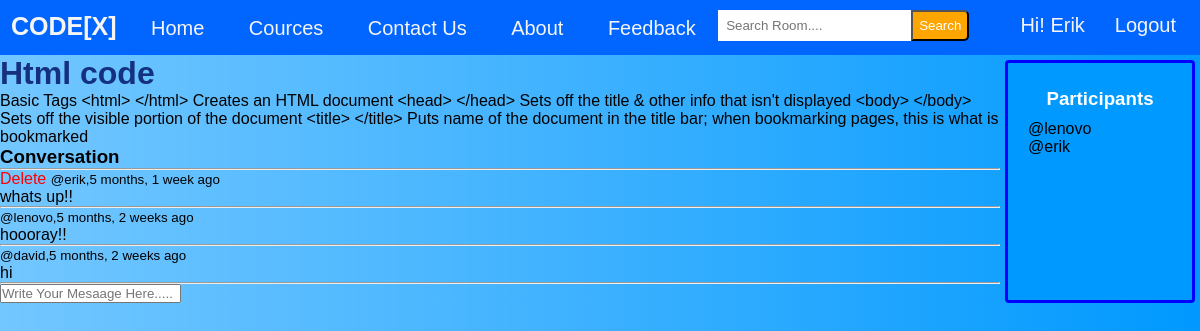
/room/1/ (signed in), run on the app's committed database.
### base/models.py (models this page shows, shortened)
class Room(models.Model):
    host =  models.ForeignKey(User, on_delete=models.SET_NULL,null=True)
    topic = models.ForeignKey(Topic, on_delete=models.SET_NULL,null=True)
    name =  models.CharField(max_length= 200)
    description = models.TextField(null= True, blank= True)
    participants= models.ManyToManyField(User, related_name='participants', blank=True)
    updated= models.DateTimeField(auto_now= True)
    created= models.DateTimeField(auto_now_add=True)
    class Meta:
        ordering = ['-updated','-created']

class Message(models.Model):
    user= models.ForeignKey(User, on_delete=models.CASCADE)
    room = models.ForeignKey(Room, on_delete=models.CASCADE)
    body = models.TextField()
    updated= models.DateTimeField(auto_now= True)
    created = models.DateTimeField(auto_now_add=True)
    class Meta:
        ordering = ['-updated','-created']

### base/views.py (the view, shortened to what this page needs)
# urls.py: path('room/<str:pk>/',views.room,name="room" ),
def room(request,pk):
    room = Room.objects.get(id=pk)
    room_messages = room.message_set.all()
    participants= room.participants.all()
    context = {'room': room , 'room_messages': room_messages,'participants': participants}
    return render(request,'base/room.html', context)

### base/templates/base/room.html (shortened to what this page needs)
{% extends 'main.html' %}
{% block content %}
<div class="room-container">
    <div>
        <h1 style="color: rgb(21, 48, 126);" >{{room.name}}</h1>
        <p>{{room.description}}</p>
        <div class="comment-wrapper">
            <h3>Conversation</h3>
            <hr>
            {% for message in room_messages %}
            <div>
                {% if request.user == message.user %}
                <a style="color: red;" href="{% url 'delete-message' message.id %}">Delete</a>
                {% endif %}
                <small>@{{message.user}},{{message.created|timesince}} ago</small>
                <p>{{message.body}}</p>
                <hr>
            </div>
            {% endfor %}
        </div>
        {% if request.user.is_authenticated %}
        <div class="comment-form">
            <form method="POST" action="">
                <input type="text" name="body" placeholder="Write Your Mesaage Here....."/>
            </form>
        </div>
        {% endif %}
    </div>
    <div class="participants">
        <h3 class="heading">Participants</h3>
        {% for user in participants %}
         <div>
            <p>@{{ user.username }}</p>
        </div>
        {% endfor %}
    </div>
</div>
{% endblock %}

### templates/main.html (shortened to what this page needs)
<!DOCTYPE html>
{% load static %}
<html lang="en">
<head>
    <link rel="stylesheets" type="text/css" media="screen" href="{% static 'styles/main.css' %}">
</head>
<body>
    <nav class="nav-bar">
        <ul>
            <label class="logo">CODE[X]</label>
            <li><a  href="/">Home</a></li>
            <li><a href="#">Cources</a></li>
            <li><a href="#">Contact us</a></li>
            <li><a href="#">About</a></li>
            <li><a href="#">feedback</a></li>
        </ul>
        {% if request.user.is_authenticated %}
        <a class="logout" href="{% url 'logout' %}" >Logout</a>
        <p class="hello">Hi! {{request.user}}</p>
        {% else %}
        <a class="login" href="{% url 'login' %}"  >Login</a>
        {% endif %}
        <form method="GET" action="{% url 'home' %}">
            <button class="but">Search</button>
            <input class="search" type="text" name="q" placeholder="Search Room...."/>
        </form>
    </nav>
    {% block content %}
    {% endblock %}
</body>
</html>

### templates/main.html (style rules this page uses)
* { padding: 0; margin: 0; text-decoration: none; list-style-type: none; box-sizing: border-box; font-family: 'Nunito', sans-serif }
body { background: linear-gradient(90deg, #5bbdffda 0%, #44b4ff 43%,#0099FF 100%); }
.nav-bar { background: #0066FF; height: 55px; width: 100%; }
.logo { color: whitesmoke; font-size: 25px; line-height: 50px; padding: 0 10px; font-weight: bold; }
nav ul { float:left; margin:1px; }
nav ul li { display: inline-block; line-height:40px; margin: 0 14px; }
nav ul li a { color: whitesmoke; font-size: 20px; padding: 4px 6px; border-radius: 3px; text-transform:capitalize; }
.search { float: right; margin-top: 10px; border: none; padding: 8px; }
button { float: right; margin-right: 45px; padding: 6px; margin-top: 10px; background: orange; color: white; border-radius: 0 5px 5px 0; cursor: pointer; }
.logout { float: right; color: whitesmoke; font-size: 20px; padding: 4px 6px; border-radius: 3px; text-transform:capitalize; margin-top: 10px; margin-right: 18px; cursor: pointer; }
.hello { float: right; color: whitesmoke; font-size: 20px; padding: 4px 6px; border-radius: 3px; text-transform:capitalize; margin-top: 10px; margin-right: 18px; }

### base/templates/base/room.html (style rules this page uses)
.room-container { display: grid; grid-template-columns: 5fr 1fr; padding: 0; }
.participants { margin-left: 5px; margin-right: 5px; margin-top: 5px; display: block; padding: 15px 20px; position: relative; background: #0099FF; border: 3px solid blue; border-radius: 4px; }
.heading { text-align: center; text-transform: capitalize; color: #fff; padding: 10px; }

### data on the page
Room: name "Html code", description "Basic Tags <html> </html> Creates an HTML document <head> </head> Sets off the title & other info that isn't displayed <body> </body> Sets off the visible portion of the document <title> </title> Puts name of the document in the title bar; when bookmarking pages, this is what is bookmarked"
Message: shows "Delete", user "erik", created "5 months, 1 week", body "whats up!!"
Message: user "lenovo", created "5 months, 2 weeks", body "hoooray!!"
Message: user "david", created "5 months, 2 weeks", body "hi"

### other printed values
{{ request.user }} "Erik"
{{ user.username }} "lenovo"
{{ user.username }} "erik"
